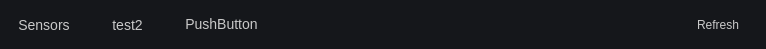
<?xml version="1.0" encoding="UTF-8"?>
<ui version="4.0">
 <class>diagnosticsSubmenu2</class>
 <widget class="QWidget" name="diagnosticsSubmenu2">
  <property name="geometry">
   <rect>
    <x>0</x>
    <y>0</y>
    <width>766</width>
    <height>49</height>
   </rect>
  </property>
  <property name="minimumSize">
   <size>
    <width>0</width>
    <height>45</height>
   </size>
  </property>
  <property name="windowTitle">
   <string>Form</string>
  </property>
  <property name="styleSheet">
   <string notr="true">#diagnosticsSubmenu2 {
background-color: rgb(21, 23, 27);
}
#diagnosticsSubmenu2 .QPushButton { 
background-color: transparent;
border: None;
border-radius: 0;
color: rgb(201, 201, 201);
font-size: 14px;
padding: 0 18px 0 18px;
text-align: center;
}
#diagnosticsSubmenu2 .QPushButton:pressed { 
color: rgb(255, 255, 255);
}
#buttonsRightFrame .QPushButton {
font-size: 12px;
}</string>
  </property>
  <layout class="QHBoxLayout" name="horizontalLayout_2">
   <property name="leftMargin">
    <number>0</number>
   </property>
   <property name="topMargin">
    <number>0</number>
   </property>
   <property name="rightMargin">
    <number>0</number>
   </property>
   <property name="bottomMargin">
    <number>0</number>
   </property>
   <item>
    <widget class="QFrame" name="buttonsLeftFrame">
     <property name="frameShape">
      <enum>QFrame::NoFrame</enum>
     </property>
     <property name="frameShadow">
      <enum>QFrame::Raised</enum>
     </property>
     <layout class="QHBoxLayout" name="horizontalLayout_4">
      <property name="leftMargin">
       <number>0</number>
      </property>
      <property name="topMargin">
       <number>0</number>
      </property>
      <property name="rightMargin">
       <number>0</number>
      </property>
      <property name="bottomMargin">
       <number>0</number>
      </property>
      <item>
       <layout class="QHBoxLayout" name="buttonsLeftLayout">
        <item>
         <widget class="QPushButton" name="pushButton">
          <property name="sizePolicy">
           <sizepolicy hsizetype="Minimum" vsizetype="Expanding">
            <horstretch>0</horstretch>
            <verstretch>0</verstretch>
           </sizepolicy>
          </property>
          <property name="text">
           <string>Sensors</string>
          </property>
         </widget>
        </item>
        <item>
         <widget class="QPushButton" name="pushButton_2">
          <property name="sizePolicy">
           <sizepolicy hsizetype="Minimum" vsizetype="Expanding">
            <horstretch>0</horstretch>
            <verstretch>0</verstretch>
           </sizepolicy>
          </property>
          <property name="text">
           <string>test2</string>
          </property>
         </widget>
        </item>
        <item>
         <widget class="QPushButton" name="pushButton_3">
          <property name="text">
           <string>PushButton</string>
          </property>
         </widget>
        </item>
       </layout>
      </item>
     </layout>
    </widget>
   </item>
   <item>
    <widget class="QFrame" name="buttonsRightFrame">
     <property name="sizePolicy">
      <sizepolicy hsizetype="Expanding" vsizetype="Preferred">
       <horstretch>0</horstretch>
       <verstretch>0</verstretch>
      </sizepolicy>
     </property>
     <property name="maximumSize">
      <size>
       <width>16777215</width>
       <height>16777215</height>
      </size>
     </property>
     <property name="frameShape">
      <enum>QFrame::NoFrame</enum>
     </property>
     <property name="frameShadow">
      <enum>QFrame::Raised</enum>
     </property>
     <layout class="QHBoxLayout" name="horizontalLayout_3">
      <item alignment="Qt::AlignRight">
       <widget class="QPushButton" name="btn_diagnostics2_refresh">
        <property name="sizePolicy">
         <sizepolicy hsizetype="Minimum" vsizetype="Expanding">
          <horstretch>0</horstretch>
          <verstretch>0</verstretch>
         </sizepolicy>
        </property>
        <property name="text">
         <string>Refresh</string>
        </property>
       </widget>
      </item>
     </layout>
    </widget>
   </item>
  </layout>
 </widget>
 <resources/>
 <connections/>
</ui>
